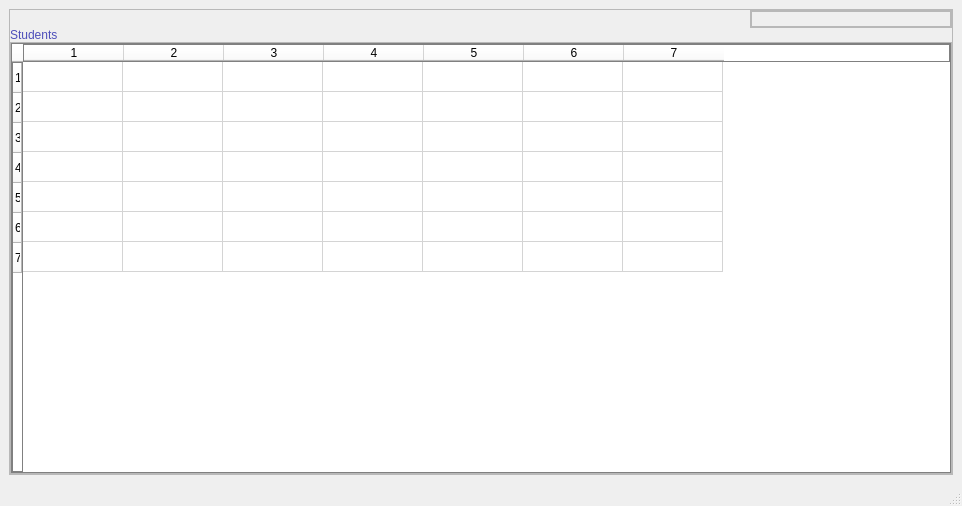
<?xml version="1.0" encoding="UTF-8"?>
<ui version="4.0">
 <class>MainWindow</class>
 <widget class="QMainWindow" name="MainWindow">
  <property name="geometry">
   <rect>
    <x>0</x>
    <y>0</y>
    <width>962</width>
    <height>506</height>
   </rect>
  </property>
  <property name="windowTitle">
   <string>MainWindow</string>
  </property>
  <widget class="QWidget" name="centralwidget">
   <layout class="QVBoxLayout" name="verticalLayout">
    <item>
     <widget class="QFrame" name="frame_80">
      <property name="frameShape">
       <enum>QFrame::StyledPanel</enum>
      </property>
      <property name="frameShadow">
       <enum>QFrame::Raised</enum>
      </property>
      <layout class="QVBoxLayout" name="verticalLayout_38">
       <property name="spacing">
        <number>0</number>
       </property>
       <property name="leftMargin">
        <number>0</number>
       </property>
       <property name="topMargin">
        <number>0</number>
       </property>
       <property name="rightMargin">
        <number>0</number>
       </property>
       <property name="bottomMargin">
        <number>0</number>
       </property>
       <item alignment="Qt::AlignRight">
        <widget class="QFrame" name="frame_82">
         <property name="maximumSize">
          <size>
           <width>16777215</width>
           <height>40</height>
          </size>
         </property>
         <property name="frameShape">
          <enum>QFrame::StyledPanel</enum>
         </property>
         <property name="frameShadow">
          <enum>QFrame::Raised</enum>
         </property>
         <layout class="QHBoxLayout" name="horizontalLayout_48">
          <property name="spacing">
           <number>0</number>
          </property>
          <property name="leftMargin">
           <number>0</number>
          </property>
          <property name="topMargin">
           <number>0</number>
          </property>
          <property name="rightMargin">
           <number>0</number>
          </property>
          <property name="bottomMargin">
           <number>0</number>
          </property>
          <item alignment="Qt::AlignHCenter|Qt::AlignTop">
           <widget class="QFrame" name="frame_84">
            <property name="minimumSize">
             <size>
              <width>200</width>
              <height>0</height>
             </size>
            </property>
            <property name="frameShape">
             <enum>QFrame::StyledPanel</enum>
            </property>
            <property name="frameShadow">
             <enum>QFrame::Raised</enum>
            </property>
            <layout class="QVBoxLayout" name="verticalLayout_44">
             <property name="topMargin">
              <number>5</number>
             </property>
            </layout>
           </widget>
          </item>
         </layout>
        </widget>
       </item>
       <item>
        <widget class="QLabel" name="label_7">
         <property name="styleSheet">
          <string notr="true">color:#48ACAC;
font: 14pt &quot;MS Shell Dlg 2&quot;;</string>
         </property>
         <property name="text">
          <string>&lt;html&gt;&lt;head/&gt;&lt;body&gt;&lt;p&gt;&lt;span style=&quot; color:#4d4eba;&quot;&gt;Students&lt;/span&gt;&lt;/p&gt;&lt;/body&gt;&lt;/html&gt;</string>
         </property>
        </widget>
       </item>
       <item>
        <widget class="QFrame" name="frame_90">
         <property name="frameShape">
          <enum>QFrame::StyledPanel</enum>
         </property>
         <property name="frameShadow">
          <enum>QFrame::Raised</enum>
         </property>
         <layout class="QVBoxLayout" name="verticalLayout_39">
          <property name="spacing">
           <number>0</number>
          </property>
          <property name="leftMargin">
           <number>0</number>
          </property>
          <property name="topMargin">
           <number>0</number>
          </property>
          <property name="rightMargin">
           <number>0</number>
          </property>
          <property name="bottomMargin">
           <number>0</number>
          </property>
          <item>
           <widget class="QTableWidget" name="tableStudentData">
            <property name="styleSheet">
             <string notr="true">border: 1px solid grey;
background-color: rgb(255, 255, 255);</string>
            </property>
            <property name="editTriggers">
             <set>QAbstractItemView::NoEditTriggers</set>
            </property>
            <property name="rowCount">
             <number>7</number>
            </property>
            <property name="columnCount">
             <number>7</number>
            </property>
            <row/>
            <row/>
            <row/>
            <row/>
            <row/>
            <row/>
            <row/>
            <column/>
            <column/>
            <column/>
            <column/>
            <column/>
            <column/>
            <column/>
           </widget>
          </item>
         </layout>
        </widget>
       </item>
      </layout>
     </widget>
    </item>
   </layout>
  </widget>
  <widget class="QStatusBar" name="statusbar"/>
 </widget>
 <resources/>
 <connections/>
</ui>
